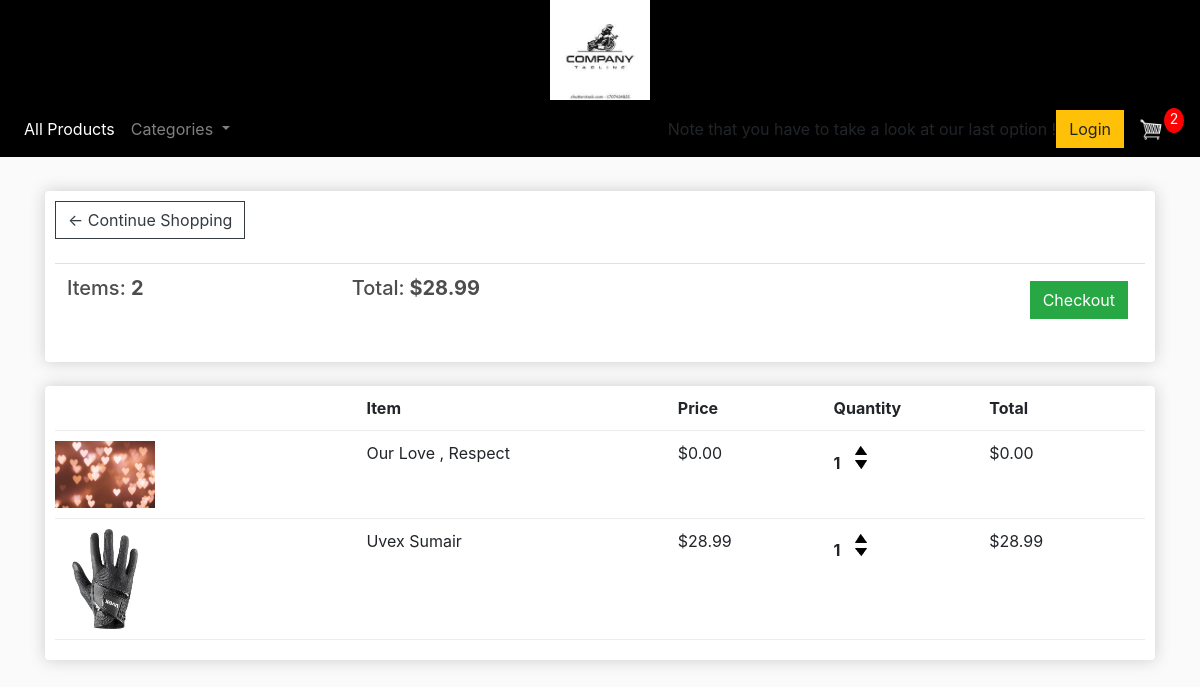
The app's page /cart/ (signed in) with its own data.
### store/models.py (models this page shows, shortened)
class Order(models.Model):
	customer = models.ForeignKey(Customer, on_delete=models.SET_NULL, null=True, blank=True)
	date_ordered = models.DateTimeField(auto_now_add=True)
	complete = models.BooleanField(default=False)
	transaction_id = models.CharField(max_length=100, null=True)
	@property
	def get_cart_total(self):
		orderitems = self.orderitem_set.all()
		total = sum([item.get_total for item in orderitems])
		return total
	@property
	def get_cart_items(self):
		orderitems = self.orderitem_set.all()
		total = sum([item.quantity for item in orderitems])
		return total

class OrderItem(models.Model):
	product = models.ForeignKey(Product, on_delete=models.SET_NULL, null=True)
	order = models.ForeignKey(Order, on_delete=models.SET_NULL, null=True)
	quantity = models.IntegerField(default=0, null=True, blank=True)
	date_added = models.DateTimeField(auto_now_add=True)
	@property
	def get_total(self):
		total = self.product.price * self.quantity
		return total

class Product(models.Model):
    HELMETS = 'Helmets'
    GLOVES = 'Gloves'
    BAGS = 'Bags'
    JACKETS = 'Jackets'
    CATEGORY_CHOICES = [
        (HELMETS, 'Helmets'),
        (GLOVES, 'Gloves'),
        (BAGS, 'Bags'),
        (JACKETS, 'Jackets'),
    ]
    name = models.CharField(max_length=200)
    price = models.FloatField()
    digital = models.BooleanField(default=False, null=True, blank=True)
    image = models.ImageField(null=True, blank=True)
    description = models.TextField(max_length=1000, default='', blank=True)
    category = models.CharField(max_length=20, choices=CATEGORY_CHOICES, default=JACKETS)
    @property
    def imageURL(self):
        try:
            url = self.image.url
        except:
            url = ''
        return url

### store/views.py (the view)
# urls.py: path('cart/', views.cart, name="cart"),
def cart(request):
	data = cartData(request)
	cartItems = data['cartItems']
	order = data['order']
	items = data['items']
	context = {'items':items, 'order':order, 'cartItems':cartItems}
	return render(request, 'store/cart.html', context)

### store/utils.py (called while the page is built)
def cartData(request):
	if request.user.is_authenticated:
		customer = request.user.customer
		order, created = Order.objects.get_or_create(customer=customer, complete=False)
		items = order.orderitem_set.all()
		cartItems = order.get_cart_items
	else:
		cookieData = cookieCart(request)
		cartItems = cookieData['cartItems']
		order = cookieData['order']
		items = cookieData['items']
	return {'cartItems':cartItems ,'order':order, 'items':items}

### store/templates/store/cart.html
{% extends 'store/main.html' %}
{% load static %}
{% block content %}
	<div class="row">
		<div class="col-lg-12">
			<div class="box-element">
				<a  class="btn btn-outline-dark" href="{% url 'store' %}">&#x2190; Continue Shopping</a>
				<br>
				<br>
				<table class="table">
					<tr>
						<th><h5>Items: <strong>{{order.get_cart_items}}</strong></h5></th>
						<th><h5>Total:<strong> ${{order.get_cart_total|floatformat:2}}</strong></h5></th>
						<th>
							<a  style="float:right; margin:5px;" class="btn btn-success" href="{% url 'checkout' %}">Checkout</a>
						</th>
					</tr>
				</table>
			</div>
			<br>
			<div class="box-element">
				<div class="cart-row">
					<div style="flex:2"></div>
					<div style="flex:2"><strong>Item</strong></div>
					<div style="flex:1"><strong>Price</strong></div>
					<div style="flex:1"><strong>Quantity</strong></div>
					<div style="flex:1"><strong>Total</strong></div>
				</div>
				{% for item in items %}
				<div class="cart-row">
					<div style="flex:2"><img class="row-image" src="{{item.product.imageURL}}"></div>
					<div style="flex:2"><p>{{item.product.name}}</p></div>
					<div style="flex:1"><p>${{item.product.price|floatformat:2}}</p></div>
					<div style="flex:1">
						<p class="quantity">{{item.quantity}}</p>
						<div class="quantity">
							<img data-product="{{item.product.id}}" data-action="add" class="chg-quantity update-cart" src="{% static  'images/arrow-up.png' %}">
							<img data-product="{{item.product.id}}" data-action="remove" class="chg-quantity update-cart" src="{% static  'images/arrow-down.png' %}">
						</div>
					</div>
					<div style="flex:1"><p>${{item.get_total|floatformat:2}}</p></div>
				</div>
				{% endfor %}
			</div>
		</div>
	</div>
{% endblock content %}

### static/css/main.css (style rules this page uses)
body { background-color: hsl(0, 0%, 98%); }
h1,h2,h3,h4,h5,h6 { color:hsl(0, 0%, 30%); }
.box-element { box-shadow:hsl(0, 0%, 80%) 0 0 16px; background-color: #fff; border-radius: 4px; padding: 10px; }
.col-lg-4, .col-lg-6, .col-lg-8, .col-lg-12 { margin-top: 10px; }
.btn { border-radius: 0; }
.row-image { width: 100px; }
.cart-row { display: flex; align-items: flex-stretch; padding-bottom: 10px; margin-bottom: 10px; border-bottom: 1px solid #ececec; }
.quantity { display: inline-block; font-weight: 700; padding-right:10px; }
.chg-quantity { width: 12px; cursor: pointer; display: block; margin-top: 5px; transition:.1s; }

### records on screen
Order: get_cart_items "2", get_cart_total "28.99"
OrderItem: product.imageURL (picture), product.name "Our Love , Respect", product.price "0.00", quantity "1", get_total "0.00"
OrderItem: product.imageURL (picture), product.name "Uvex Sumair", product.price "28.99", quantity "1", get_total "28.99"

### other values on screen
{{ cartItems }} "2"
